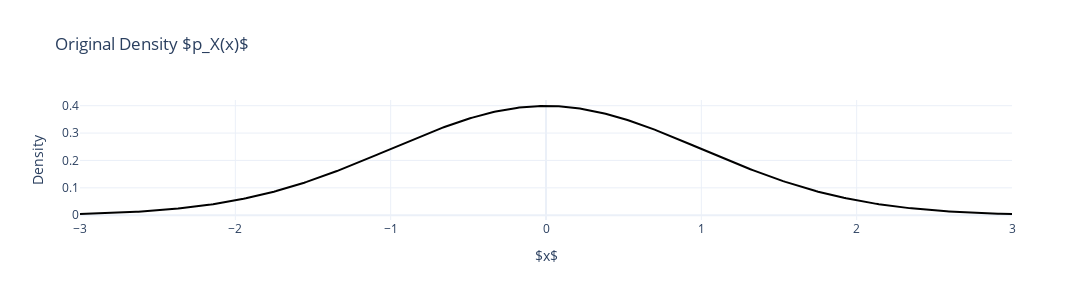

Notebook source saved alongside this figure:
### Code cell
fig_px = go.Figure()
fig_px.add_trace(
    go.Scatter(
        x=x,
        y=p_x,
        mode="lines",
        line=dict(color="black"),
        name="$p_X(x)$ (standard normal)",
    )
)
fig_px.update_layout(
    title="Original Density $p_X(x)$",
    xaxis_title="$x$",
    yaxis_title="Density",
    legend=dict(itemsizing="constant"),
    width=1300,
    height=300,
)
fig_px.show()

### Figure 1 — Plotly figure (JSON) as saved in the notebook; plotly's stock layout.template omitted (floating-point values rounded to 4 significant figures; data arrays with more than 128 entries replaced by an {"elided": "..."} marker saying what was removed)
{"data": [{"line": {"color": "black"}, "mode": "lines", "name": "$p_X(x)$ (standard normal)", "type": "scatter", "x": {"elided": "400 float values"}, "y": {"elided": "400 float values"}}], "layout": {"height": 300, "legend": {"itemsizing": "constant"}, "title": {"text": "Original Density $p_X(x)$"}, "width": 1300, "xaxis": {"title": {"text": "$x$"}}, "yaxis": {"title": {"text": "Density"}}}}
